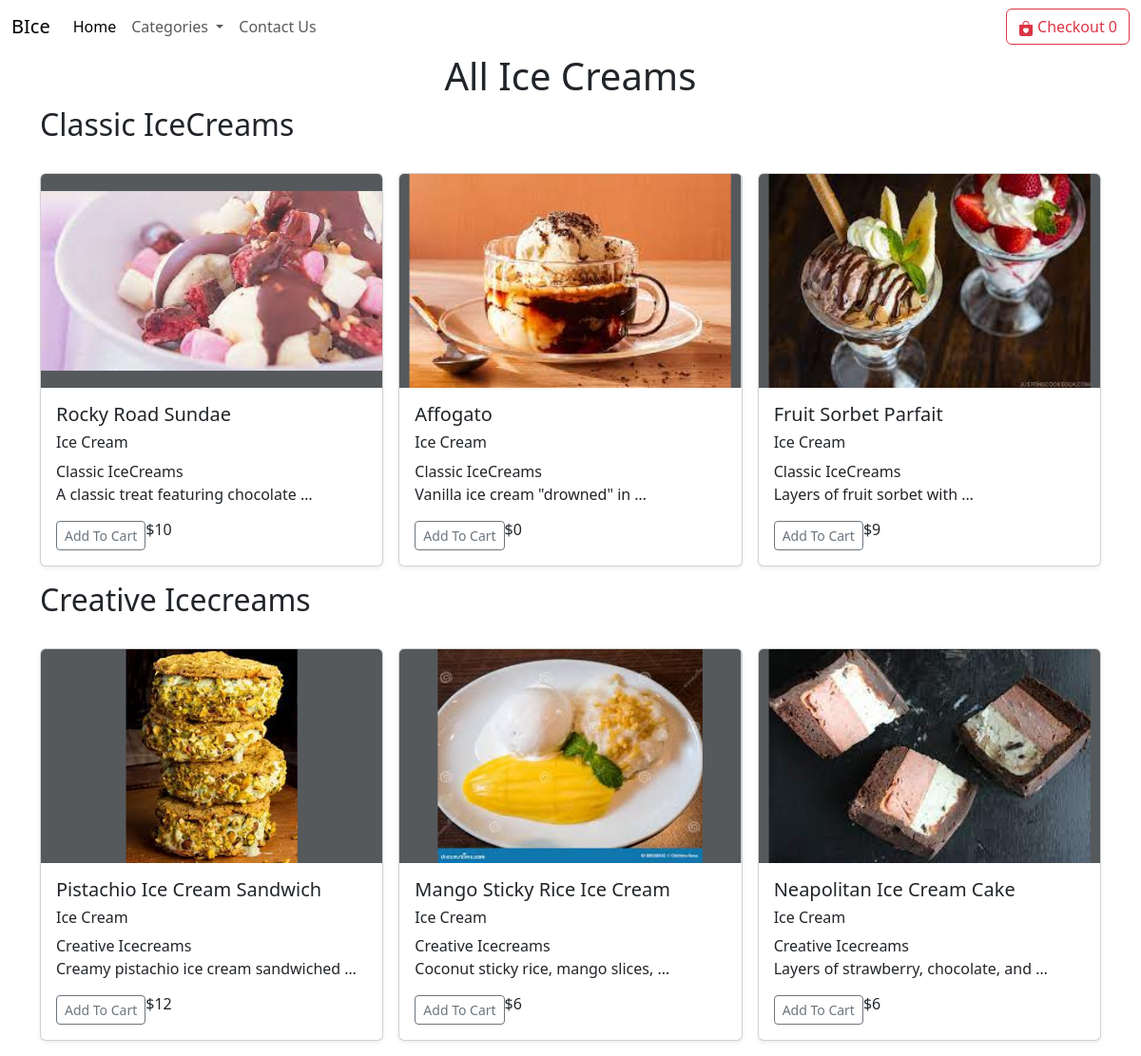
Before: /icecream with the older database file.
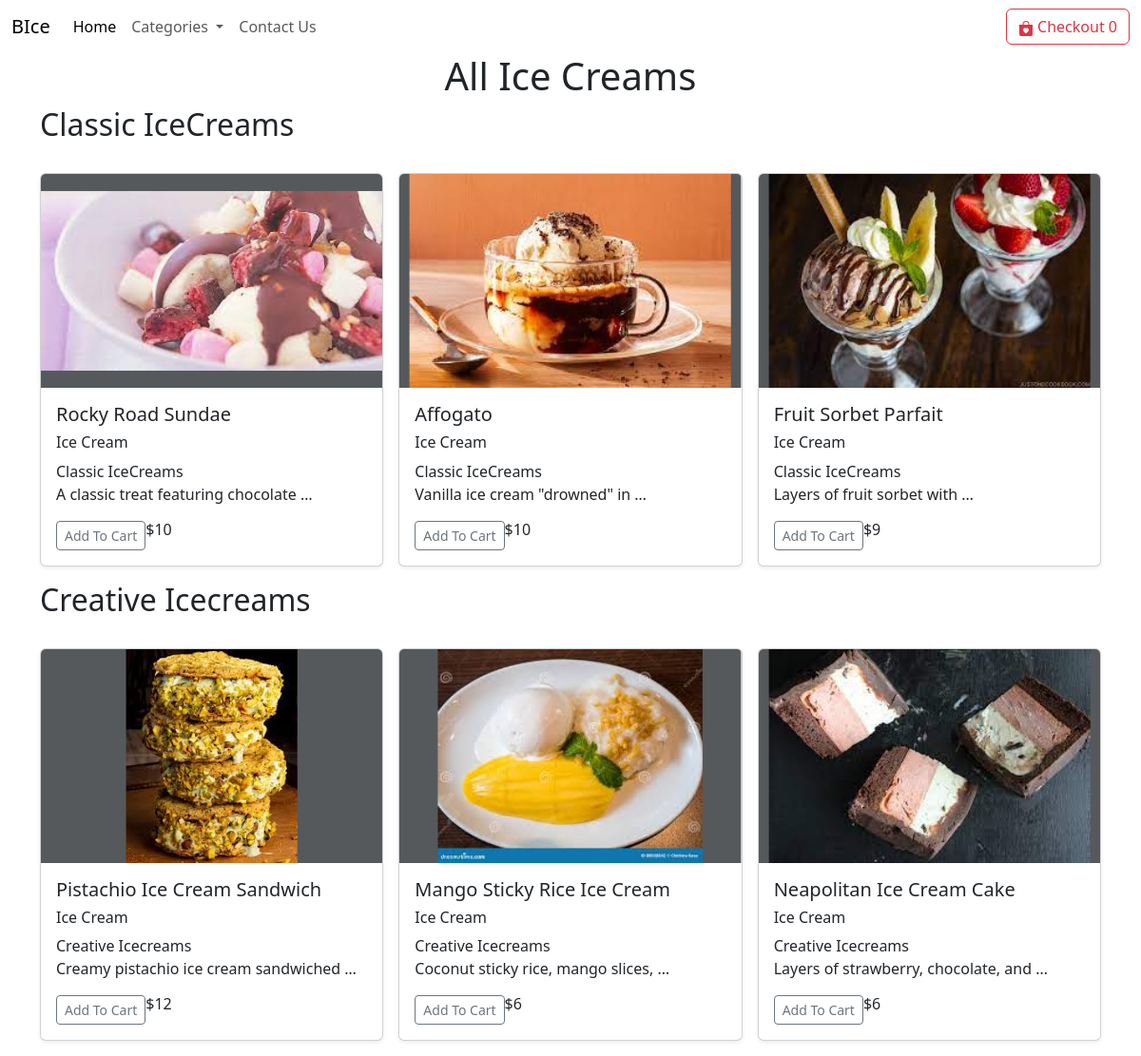
After: the same page with the newer database file.
### home/models.py (models this page shows, shortened)
class Product(models.Model):
    name = models.CharField(max_length=127)
    price = models.IntegerField(default=0)
    category = models.CharField(max_length=255,default="")
    subcategory = models.CharField(max_length=255,default="")
    description = models.CharField(max_length=250, default='', blank=True, null=True)
    image = models.ImageField(upload_to='products/images')

### home/views.py (the view)
# urls.py: path('icecream',views.icecream,name='icecream'),
def icecream(request):
    icecream_products = Product.objects.filter(category='Ice Cream')
    unique_subcategories = icecream_products.values_list('subcategory', flat=True).distinct()
    params = {'icecream_products': icecream_products, 'unique_subcategories': unique_subcategories}
    return render(request, 'icecream.html', params)

### templates/icecream.html (shortened to what this page needs)
{% extends "base.html" %}
{% block body %}
{% load static %}
<div class="container">
    <h1 class="text-center">All Ice Creams</h1>
    {% for subcategory in unique_subcategories %}
    <h2 class="text">{{ subcategory }}</h2>
    <div class="row row-cols-1 row-cols-sm-2 row-cols-md-3 g-3 my-3">
        {% for product in icecream_products %}
        {% if product.subcategory == subcategory %}
        <div class="col">
            <div class="card shadow-sm">
                <svg class="bd-placeholder-img card-img-top" width="100%" height="225" xmlns="http://www.w3.org/2000/svg" role="img" aria-label="Placeholder: Thumbnail" preserveAspectRatio="xMidYMid slice" focusable="false">
                    <title>{{ product.name }}</title>
                    <rect width="100%" height="100%" fill="#55595c"></rect>
                    <image xlink:href="/media/{{ product.image }}" width="100%" height="100%" />
                </svg>
                <div class="card-body">
                  <h5>{{ product.name }}</h5>
                  <h6>{{ product.category }}</h6>
                  <h7>{{ product.subcategory }}</h7>
                    <p class="card-text">{{ product.description|truncatewords:5 }}</p>
                    <div class="d-flex justify-content-between align-items-center">
                        <div class="btn-group">
                            <span id="div{{ product.name }}">
                                <button id="{{ product.name }}" type="button" class="btn btn-sm btn-outline-secondary cart">Add To Cart</button>
                            </span>
                            <h6 class="text-xl-end">${{product.price}}</h6>
                        </div>
                    </div>
                </div>
            </div>
        </div>
        {% endif %}
        {% endfor %}
    </div>
    {% endfor %}
</div>
{% endblock body %}

Changed rows visible on the page:
changed Product "Affogato": price "0" → "10"
